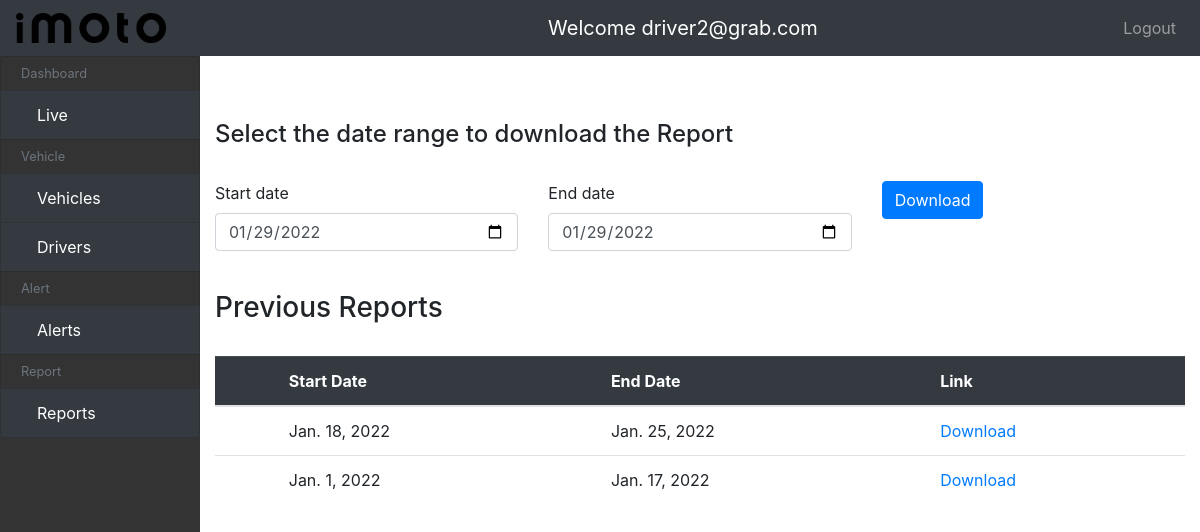
The page /report/ (signed in) on the database its author committed.
### account/models.py (models this page shows, shortened)
class Account(AbstractBaseUser):
    email = models.EmailField(verbose_name="email",
                              max_length=100, unique=True)
    username = models.CharField(
        verbose_name="username", max_length=30, blank=True, null=True)
    created_at = models.DateTimeField(
        auto_now_add=True, verbose_name="created at")
    date_joined = models.DateTimeField(
        auto_now=True, verbose_name="Date Joined")
    is_admin = models.BooleanField(default=False)
    is_active = models.BooleanField(default=True)
    is_staff = models.BooleanField(default=False)
    is_superuser = models.BooleanField(default=False)
    is_password_changed = models.BooleanField(default=False)
    USERNAME_FIELD = 'email'
    objects = MyAccountManager()

### Report/models.py (models this page shows)
class Report2(models.Model):
    start_date = models.DateField()
    end_date = models.DateField()
    report_csv = models.FileField(
        null=True, blank=True, default=None, upload_to='reports', unique=True)

### Report/views.py (the view, shortened to what this page needs)
# urls.py: path("", report_view, name="reports")
@login_required
def report_view(request):
    context = {}
    form = ReportForm(request.POST or None)
    context['form'] = form
    reports = Report2.objects.all().order_by("-start_date")
    context["reports"] = reports
    return render(request, "report/list_report.html", context)

### Report/forms.py
class ReportForm(forms.ModelForm):
    class Meta:
        model = Report
        fields = ["start_date", "end_date"]
        widgets = {
            "start_date": DateInput(),
            "end_date": DateInput()
        }
    def __init__(self, *args, **kwargs):
        super().__init__(*args, **kwargs)
        self.initial["start_date"] = datetime.date.today().isoformat()
        self.initial["end_date"] = datetime.date.today().isoformat()

### templates/report/list_report.html (shortened to what this page needs)
{% extends "main.html" %}
{% load static %}
{% load bootstrap4 %}
{% block content %}
<br>
<br>
<h4>Select the date range to download the Report</h4>
<br>
<form  action="#" method="post">
  <div class="row">
    <div class="col-md-4">
      <div class="form-group">
        {%bootstrap_field form.start_date layout="horizontal"%}
      </div>
    </div>
    <div class="col-md-4">
      <div class="form-group">
        {%bootstrap_field form.end_date layout="horizontal"%}
      </div>
    </div>
    <div class="col-md-4">
      <div class="form-group">
        {% bootstrap_button "Download" button_type="submit" button_class="btn-primary" %}
      </div>
    </div>
  </div>
</form>
<br>
<h3>Previous Reports</h3>
<br>
<table class="table">
  <thead class="table-dark">
    <tr>
      <th scope="col"></th>
      <th scope="col">Start Date</th>
      <th scope="col">End Date</th>
      <th scope="col">Link</th>
    </tr>
  </thead>
  <tbody>
    {% if reports %}
    {% for report in reports %}
    <tr>
      <th scope="row"></th>
      <td>{{report.start_date}}</td>
      <td>{{report.end_date}}</td>
      <td><a href="{{report.report_csv.url}}" download="{{report.report_csv.url}}" >Download</a></td>
    </tr>
    {% endfor %}
    {% else %}
    <tr class="no-data">
    <td colspan="14">No Record !!</td>
    </tr>
    {% endif %}
  </tbody>
</table>
{% endblock %}

### templates/topnav.html (shortened to what this page needs)
{% load static %}
<nav class="navbar navbar-expand-md navbar-dark bg-dark fixed-top">
    <a class="navbar-brand" href="#">
        <img src="{% static 'img/imoto_logo.png' %}" width="150" height="30" class="d-inline-block align-top" alt="">
    </a>
    <div class="mx-auto order-0">
        <a class="navbar-brand mx-auto" href="#">Welcome {{user.email}}</a>
    </div>
    {% if request.user.is_authenticated %}
      <div class="navbar-collapse collapse w-100 order-3 dual-collapse2">
          <ul class="navbar-nav ml-auto">
              <li class="nav-item">
                  <a class="nav-link" href="{% url 'logout' %}">Logout</a>
              </li>
          </ul>
      </div>
    {% endif %}
</nav>

### static/css/custom.css (style rules this page uses)
body { padding-top: 56px; }
* { box-sizing: border-box; }

### rows shown on the page
Account: email "driver2@grab.com"
Report2: start_date "Jan. 18, 2022", end_date "Jan. 25, 2022"
Report2: start_date "Jan. 1, 2022", end_date "Jan. 17, 2022"
